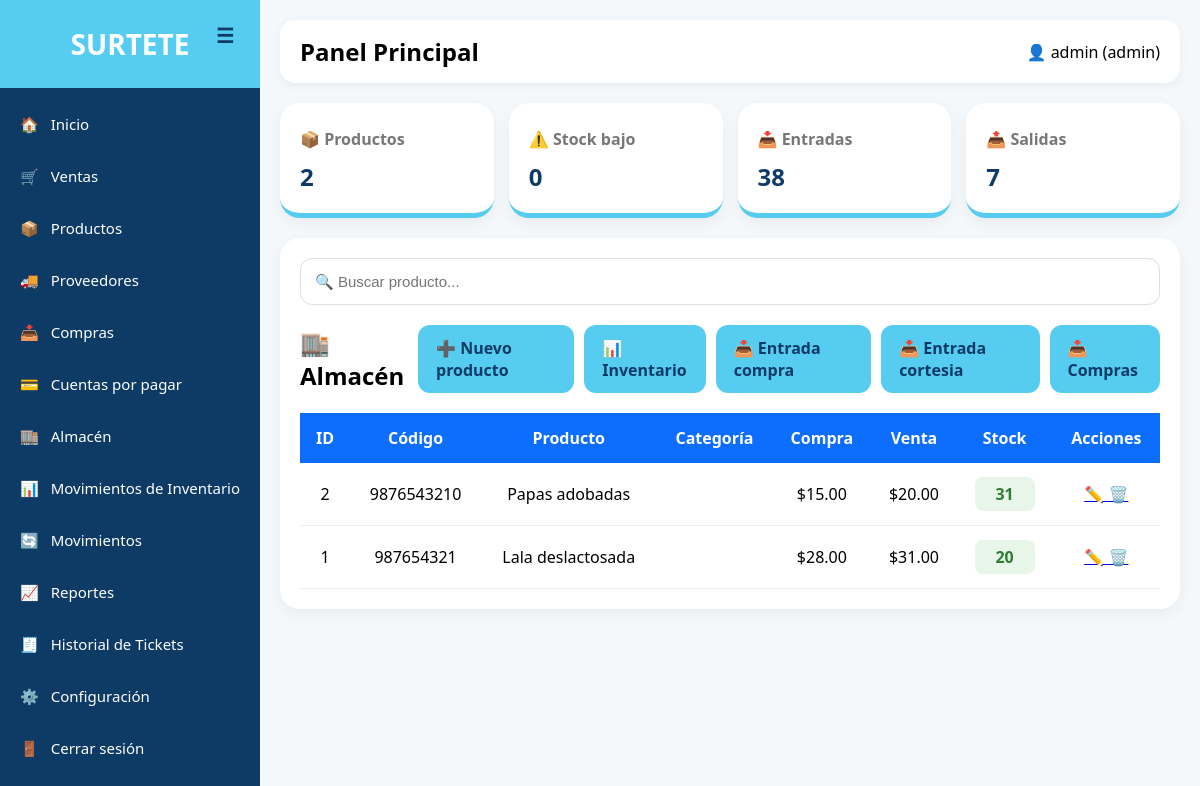
Page /almacen/index.php (signed in) on the earlier database version.
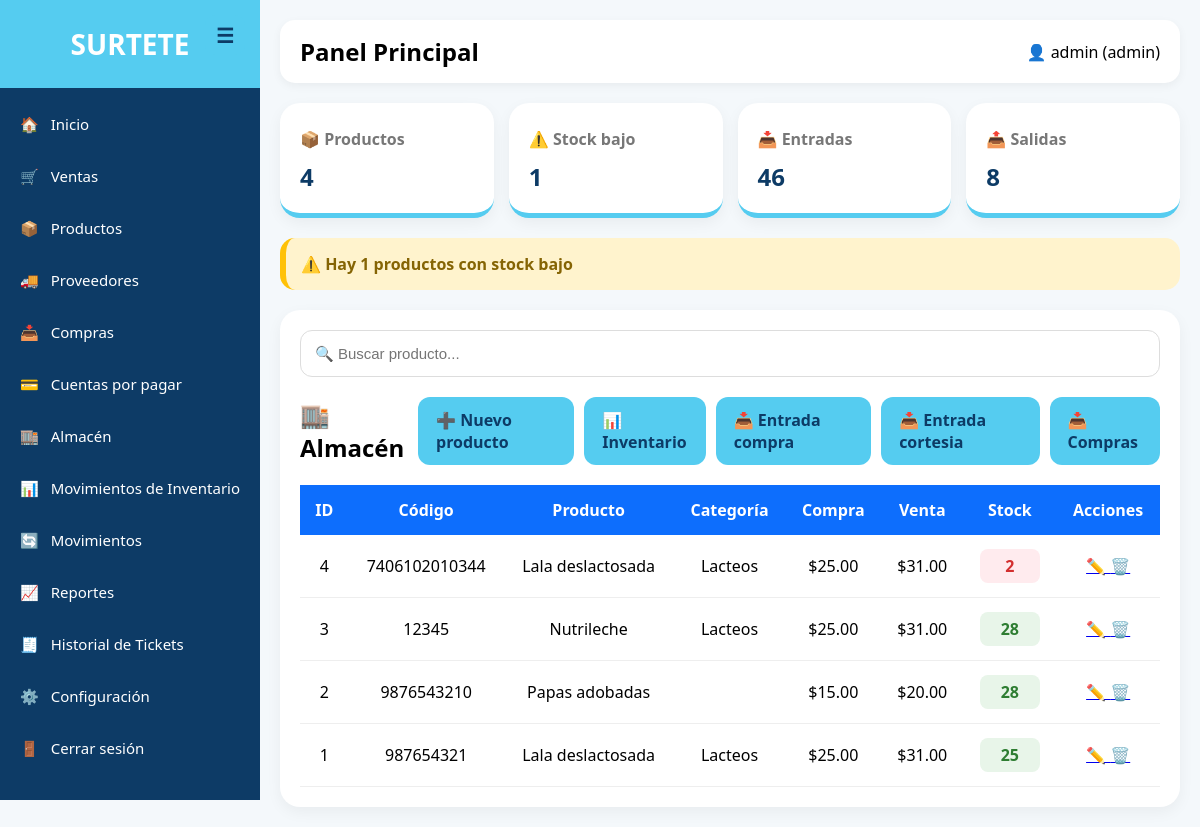
Same page on the later database version.
### tables this page shows
CREATE TABLE `productos` (
  `id` int(11) NOT NULL,
  `codigo_barras` varchar(50) DEFAULT NULL,
  `nombre` varchar(150) NOT NULL,
  `descripcion` text DEFAULT NULL,
  `precio_compra` decimal(10,2) DEFAULT NULL,
  `precio_venta` decimal(10,2) DEFAULT NULL,
  `stock` int(11) DEFAULT 0,
  `categoria_id` int(11) DEFAULT NULL
);

CREATE TABLE `categorias` (
  `id` int(11) NOT NULL,
  `nombre` varchar(100) NOT NULL
);

### almacen/index.php (the view, shortened to what this page needs)
<?php
include("../config/db.php");
$sql = "
SELECT
productos.*,
categorias.nombre AS categoria
FROM productos
LEFT JOIN categorias
ON productos.categoria_id = categorias.id
ORDER BY productos.id DESC
";
$stmt = $conexion->query($sql);
$productos = $stmt->fetchAll();
$stmt_stock = $conexion->query("
SELECT COUNT(*) AS total
FROM productos
WHERE stock <= 5
");
$stock_bajo = $stmt_stock->fetch()['total'];
?>
<!DOCTYPE html>
<html lang="es">
<head>
<link rel="stylesheet" href="../assets/css/style.css">
</head>
<body>
<?php include("../includes/sidebar.php"); ?>
<div class="main">
<?php include("../includes/topbar.php"); ?>
<div class="cards">
    <div class="card">
        <p>📦 Productos</p>
        <h2><?php echo count($productos); ?></h2>
    </div>
    <div class="card">
        <p>⚠️ Stock bajo</p>
        <h2><?php echo $stock_bajo; ?></h2>
    </div>
    <div class="card">
        <p>📥 Entradas</p>
        <h2>
            <?php
            $entradas = $conexion->query("
            SELECT IFNULL(SUM(cantidad),0) total
            FROM movimientos_inventario
            WHERE tipo='entrada'
            ")->fetch()['total'];
            echo $entradas;
            ?>
        </h2>
    </div>
    <div class="card">
        <p>📤 Salidas</p>
        <h2>
            <?php
            $salidas = $conexion->query("
            SELECT IFNULL(SUM(cantidad),0) total
            FROM movimientos_inventario
            WHERE tipo='salida'
            ")->fetch()['total'];
            echo $salidas;
            ?>
        </h2>
    </div>
</div>
<?php if($stock_bajo > 0): ?>
<div class="alerta-stock">
⚠️ Hay <?php echo $stock_bajo; ?> productos con stock bajo
</div>
<?php endif; ?>
<div class="table-container">
<div class="search-box">
<input
type="text"
id="buscar"
placeholder="🔍 Buscar producto...">
</div>
<div class="top-actions">
<h2>🏬 Almacén</h2>
<div style="display:flex; gap:10px;">
<a href="crear.php" class="btn">
➕ Nuevo producto
</a>
<a href="../inventario/index.php" class="btn">
📊 Inventario
</a>
<a href="entrada_compra.php" class="btn">
📥 Entrada compra
</a>
<a href="entrada_cortesia.php" class="btn">
📥 Entrada cortesia
</a>
<a href="../compras/index.php" class="btn">
📥 Compras
</a>
</div>
</div>
<table>
<thead>
<tr>
<th>ID</th>
<th>Código</th>
<th>Producto</th>
<th>Categoría</th>
<th>Compra</th>
<th>Venta</th>
<th>Stock</th>
<th>Acciones</th>
</tr>
</thead>
<tbody id="tabla-productos">
<?php foreach($productos as $p): ?>
<?php
$clase = 'normal';
if($p['stock'] <= 5){
    $clase = 'bajo';
}
elseif($p['stock'] <= 10){
    $clase = 'medio';
}
?>
<tr>
<td><?php echo $p['id']; ?></td>
<td><?php echo $p['codigo_barras']; ?></td>
<td><?php echo $p['nombre']; ?></td>
<td><?php echo $p['categoria']; ?></td>
<td>
$<?php echo number_format($p['precio_compra'],2); ?>
</td>
<td>
$<?php echo number_format($p['precio_venta'],2); ?>
</td>
<td>
<span class="stock <?php echo $clase; ?>">
<?php echo $p['stock']; ?>
</span>
</td>
<td>
<a href="../productos/editar.php?id=<?php echo $p['id']; ?>">
✏️
</a>
<a
href="../productos/eliminar.php?id=<?php echo $p['id']; ?>"
onclick="return confirm('¿Eliminar producto?')">
🗑️
</a>
</td>
</tr>
<?php endforeach; ?>
</tbody>
</table>
</div>
</div>
</body>
</html>

### includes/sidebar.php (shortened to what this page needs)
<div class="sidebar" id="sidebar">
    <div class="toggle-btn" onclick="toggleSidebar()">
        ☰
    </div>
    <div class="logo">
        SURTETE
    </div>
    <div class="menu">
        <a href="/surtete/index.php">
            🏠 <span>Inicio</span>
        </a>
        <a href="/surtete/ventas/pos.php">
            🛒 <span>Ventas</span>
        </a>
        <a href="/surtete/productos/index.php">
            📦 <span>Productos</span>
        </a>
        <a href="/surtete/proveedores/proveedores.php">
            🚚 <span>Proveedores</span>
        </a>
        <a href="/surtete/compras/crear.php">
            📥 <span>Compras</span>
        </a>
        <a href="/surtete/compras/index.php">
            💳 <span>Cuentas por pagar</span>
        </a>
        <a href="/surtete/almacen/index.php">
            🏬 <span>Almacén</span>
        </a>
        <a href="/surtete/inventario/index.php">
            📊 <span>Movimientos de Inventario</span>
        </a>
        <a href="/surtete/inventario/agregar_movimiento.php">
            🔄 <span>Movimientos</span>
        </a>
        <a href="#">
            📈 <span>Reportes</span>
        </a>
        <a href="/surtete/ventas/historial_tickets.php">
            🧾 <span>Historial de Tickets</span>
        </a>
        <?php if($_SESSION['rol'] == 'admin'): ?>
            <a href="/surtete/configuracion/ticket.php">
                ⚙️ <span>Configuración</span>
            </a>
        <?php endif; ?>
        <a href="/surtete/auth/logout.php">
            🚪 <span>Cerrar sesión</span>
        </a>
    </div>
</div>

### includes/topbar.php
<div class="topbar">
    <h2>Panel Principal</h2>
    <div>
        👤 <?php echo $_SESSION['usuario']; ?>
        (<?php echo $_SESSION['rol']; ?>)
    </div>
</div>

### assets/css/style.css (style rules this page uses)
* { margin:0; padding:0; box-sizing:border-box; }
body { font-family:'Segoe UI',sans-serif; background:#f4f8fb; }
.sidebar { width:240px; height:100vh; background:#0d6efd; position:fixed; left:0; top:0; color:white; display:flex; flex-direction:column; }
.logo { background:#55ccf0; padding:20px; text-align:center; font-size:22px; font-weight:bold; color:#0d3b66; }
.menu { margin-top:20px; }
.menu a { color:white; text-decoration:none; padding:15px 20px; display:block; transition:.3s; }
.main { margin-left:240px; padding:20px; }
.topbar { background:white; padding:15px 20px; border-radius:15px; display:flex; justify-content:space-between; align-items:center; margin-bottom:20px; box-shadow:0 3px 10px rgba(0,0,0,0.05); }
.cards { display:grid; grid-template-columns:repeat(auto-fit,minmax(220px,1fr)); gap:20px; }
.card { background:white; border-radius:20px; padding:25px; transition:.3s; cursor:pointer; border-bottom:5px solid #55ccf0; box-shadow:0 5px 15px rgba(0,0,0,0.05); }
.card p { color:#777; margin-top:5px; }

### almacen/index.php (style rules this page uses)
.table-container { background:white; padding:20px; border-radius:20px; box-shadow:0 5px 15px rgba(0,0,0,0.05); }
.top-actions { display:flex; justify-content:space-between; align-items:center; margin-bottom:20px; }
.btn { background:#55ccf0; color:#0d3b66; padding:12px 18px; text-decoration:none; border-radius:12px; font-weight:bold; transition:.2s; }
table { width:100%; border-collapse:collapse; }
table th { background:#0d6efd; color:white; padding:14px; }
table td { padding:14px; border-bottom:1px solid #eee; text-align:center; }
.stock { font-weight:bold; padding:6px 10px; border-radius:8px; display:inline-block; min-width:60px; }
.bajo { background:#ffebee; color:#d32f2f; }
.normal { background:#e8f5e9; color:#2e7d32; }
.search-box { margin-bottom:20px; }
.search-box input { width:100%; padding:14px; border-radius:12px; border:1px solid #ddd; outline:none; font-size:15px; }
.alerta-stock { background:#fff3cd; color:#856404; padding:15px; border-radius:15px; margin-bottom:20px; font-weight:bold; border-left:6px solid #ffc107; }
.cards { display:grid; grid-template-columns:repeat(4,1fr); gap:15px; margin-bottom:20px; }
.card { background:white; padding:20px; border-radius:20px; box-shadow:0 5px 15px rgba(0,0,0,0.05); }
.card h2 { margin-top:10px; color:#0d3b66; }
.card p { color:#777; font-weight:bold; }

### includes/sidebar.php (style rules this page uses)
.sidebar { width:260px; height:100vh; background:#0d3b66; position:fixed; left:0; top:0; transition:.3s; overflow-y:auto; overflow-x:hidden; z-index:999; }
.logo { color:white; font-size:28px; font-weight:bold; text-align:center; padding:25px 10px; }
.menu { display:flex; flex-direction:column; margin-top:10px; }
.menu a { color:white; text-decoration:none; padding:16px 20px; transition:.2s; display:flex; align-items:center; gap:12px; font-size:15px; }
.menu a span { transition:.2s; white-space:nowrap; }
.toggle-btn { position:absolute; top:15px; right:15px; background:#55ccf0; color:#0d3b66; width:40px; height:40px; border-radius:10px; display:flex; align-items:center; justify-content:center; cursor:pointer; font-size:20px; font-weight:bold; }
.main { margin-left:260px; transition:.3s; padding:20px; }

Differences in the rows shown:
added productos: id "4", codigo_barras "7406102010344", nombre "Lala deslactosada", categoria.nombre "Lacteos", precio_compra "25.00", precio_venta "31.00", stock "2"
added productos: id "3", codigo_barras "12345", nombre "Nutrileche", categoria.nombre "Lacteos", precio_compra "25.00", precio_venta "31.00", stock "28"
changed productos "Papas adobadas": stock "31" → "28"
changed productos id 1: categoria.nombre (not shown) → "Lacteos"; precio_compra "28.00" → "25.00"; stock "20" → "25"
Other differences:
count($productos): "2" → "4"
$stock_bajo: "0" → "1"
$entradas: "38" → "46"
$salidas: "7" → "8"
$stock_bajo: (not shown) → "1"
text now shown: "⚠️ Hay productos con stock bajo"
